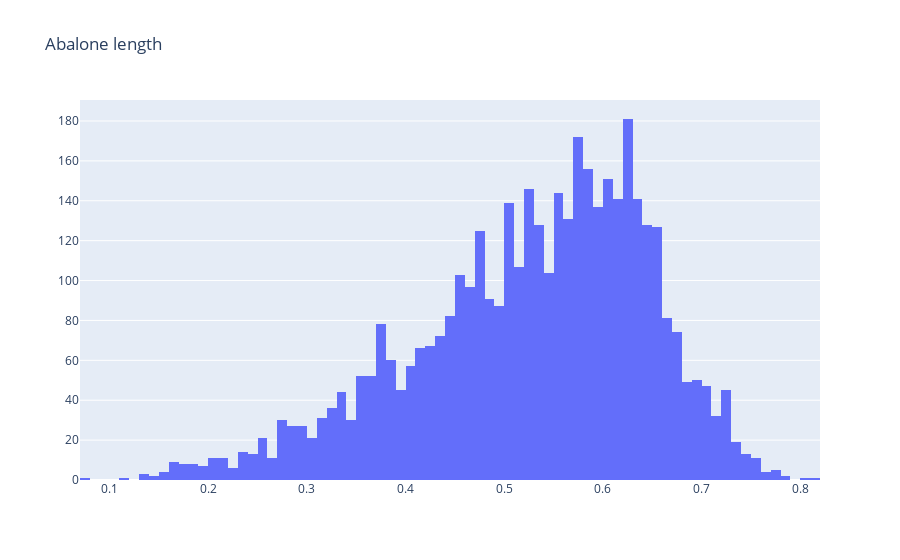

Write notebook code for a chart like this one.
### Code cell
# create a fig from data & layout, and plot the fig
fig = go.Figure(data = data, layout=layout)
fig.show()

### Figure 1 — Plotly figure (JSON) as saved in the notebook; plotly's stock layout.template omitted (floating-point values rounded to 4 significant figures; data arrays with more than 128 entries replaced by an {"elided": "..."} marker saying what was removed)
{"data": [{"type": "histogram", "x": {"elided": "4177 float values"}}], "layout": {"title": {"text": "Abalone length"}}}
